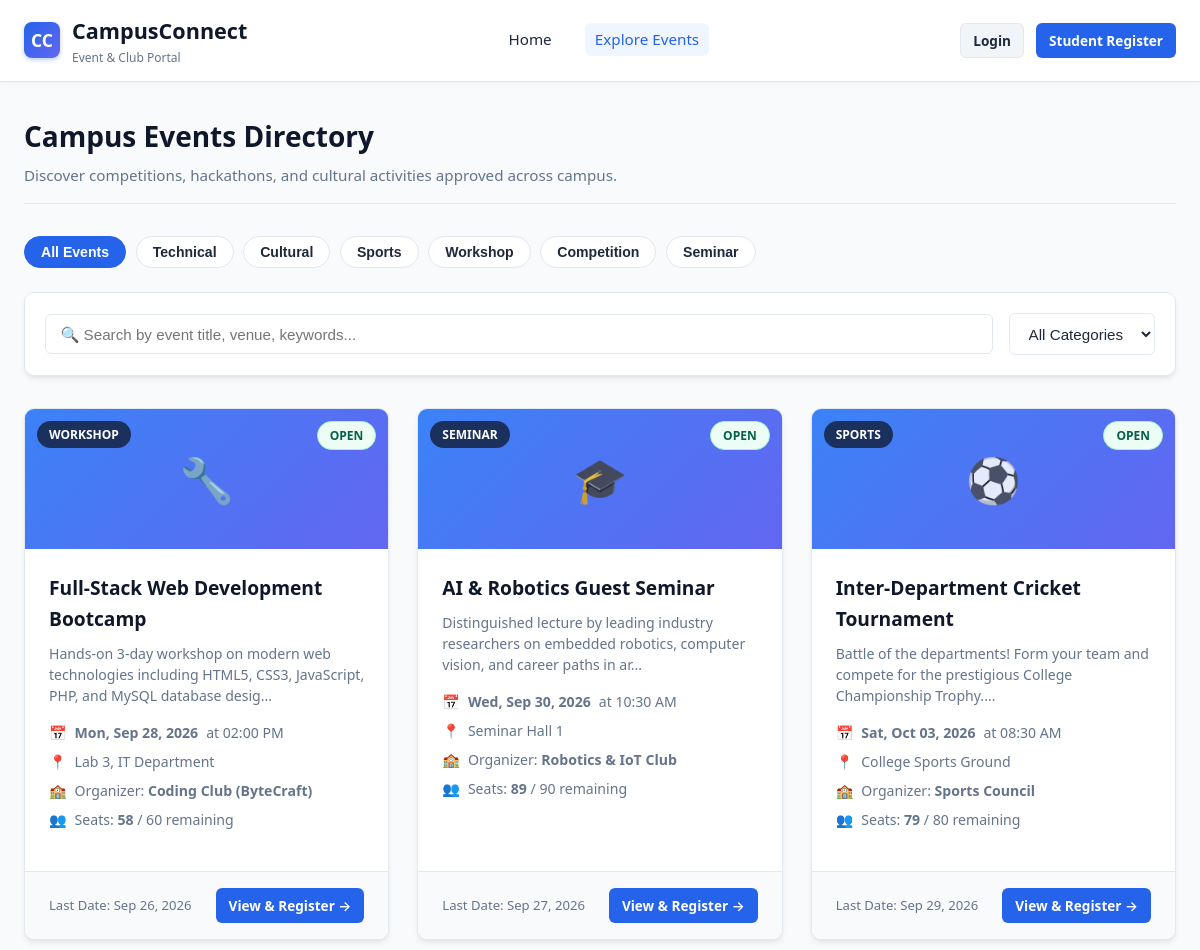
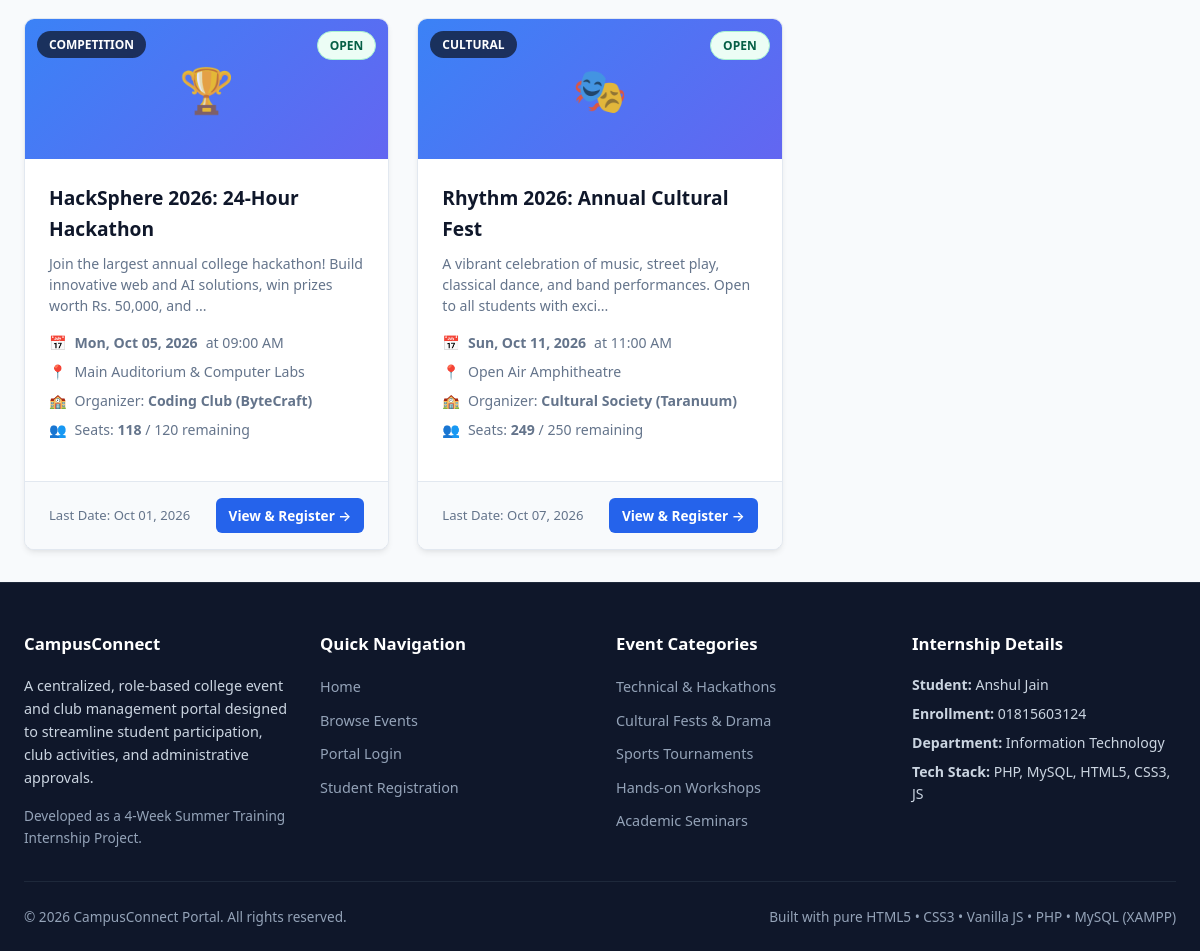
Screenshot of /events.php with the database file from the repository (2 pictures, top to bottom).
### tables this page shows
CREATE TABLE `events` (
  `id` INT AUTO_INCREMENT PRIMARY KEY,
  `club_id` INT NOT NULL,
  `title` VARCHAR(150) NOT NULL,
  `description` TEXT NOT NULL,
  `category` ENUM('Technical', 'Cultural', 'Sports', 'Workshop', 'Competition', 'Seminar') NOT NULL DEFAULT 'Technical',
  `event_date` DATE NOT NULL,
  `event_time` TIME NOT NULL,
  `venue` VARCHAR(150) NOT NULL,
  `max_participants` INT NOT NULL DEFAULT 100,
  `registration_deadline` DATE NOT NULL,
  `banner_image` VARCHAR(255) DEFAULT NULL,
  `status` ENUM('pending', 'approved', 'rejected', 'completed') DEFAULT 'pending',
  `created_at` TIMESTAMP DEFAULT CURRENT_TIMESTAMP,
  FOREIGN KEY (`club_id`) REFERENCES `clubs`(`id`) ON DELETE CASCADE
);

CREATE TABLE `clubs` (
  `id` INT AUTO_INCREMENT PRIMARY KEY,
  `club_name` VARCHAR(100) NOT NULL,
  `description` TEXT,
  `category` VARCHAR(50) DEFAULT 'Technical',
  `organizer_id` INT NOT NULL,
  `created_at` TIMESTAMP DEFAULT CURRENT_TIMESTAMP,
  FOREIGN KEY (`organizer_id`) REFERENCES `users`(`id`) ON DELETE CASCADE
);

### includes/auth.php (called while the page is built, shortened)
<?php
function e($string) {
    return htmlspecialchars($string ?? '', ENT_QUOTES, 'UTF-8');
}
?>

### events.php (the view, shortened to what this page needs)
<?php
require_once __DIR__ . '/includes/db.php';
require_once __DIR__ . '/includes/auth.php';
$selectedCategory = $_GET['category'] ?? 'all';
$searchQuery = trim($_GET['q'] ?? '');
$sql = "
    SELECT e.*, c.club_name
    FROM events e
    JOIN clubs c ON e.club_id = c.id
    WHERE e.status = 'approved'
";
$params = [];
$sql .= " ORDER BY e.event_date ASC";
$stmt = $pdo->prepare($sql);
$stmt->execute($params);
$eventsList = $stmt->fetchAll();
$categories = ['Technical', 'Cultural', 'Sports', 'Workshop', 'Competition', 'Seminar'];
require_once __DIR__ . '/includes/header.php';
?>
<div class="container">
    <div class="page-header">
        <div>
            <h1 class="page-title">Campus Events Directory</h1>
            <p class="page-subtitle">Discover competitions, hackathons, and cultural activities approved across campus.</p>
        </div>
    </div>
    <div class="category-pills">
        <button class="category-pill <?= $selectedCategory === 'all' ? 'active' : '' ?>" data-category="all">All Events</button>
        <?php foreach ($categories as $cat): ?>
            <button class="category-pill <?= $selectedCategory === $cat ? 'active' : '' ?>" data-category="<?= $cat ?>"><?= $cat ?></button>
        <?php endforeach; ?>
    </div>
    <div class="filter-bar">
        <div class="search-input-group">
            <input type="text" id="eventSearchInput" class="form-control" placeholder="&#128269; Search by event title, venue, keywords..." value="<?= e($searchQuery) ?>">
        </div>
        <div class="filter-group">
            <select id="categoryFilterSelect" class="form-control" style="width: auto;">
                <option value="all" <?= $selectedCategory === 'all' ? 'selected' : '' ?>>All Categories</option>
            </select>
        </div>
    </div>
    <?php if (!empty($eventsList)): ?>
        <div class="card-grid" id="eventsGridContainer">
            <?php foreach ($eventsList as $ev): ?>
                <?php
                $stmtCount = $pdo->prepare("SELECT COUNT(*) FROM registrations WHERE event_id = ? AND status = 'confirmed'");
                $stmtCount->execute([$ev['id']]);
                $regCount = $stmtCount->fetchColumn();
                $seatsRemaining = max(0, $ev['max_participants'] - $regCount);
                $isPastDeadline = strtotime($ev['registration_deadline']) < strtotime(date('Y-m-d'));
                $isFull = $seatsRemaining <= 0;
                $catIcons = [
                    'Technical'   => '&#128187;',
                    'Cultural'    => '&#127917;',
                    'Sports'      => '&#9917;',
                    'Workshop'    => '&#128295;',
                    'Competition' => '&#127942;',
                    'Seminar'     => '&#127891;'
                ];
                $icon = $catIcons[$ev['category']] ?? '&#128197;';
                ?>
                <div class="card event-card-item"
                     data-title="<?= strtolower(e($ev['title'])) ?>"
                     data-category="<?= strtolower(e($ev['category'])) ?>"
                     data-venue="<?= strtolower(e($ev['venue'])) ?>"
                     data-desc="<?= strtolower(e($ev['description'])) ?>">
                    <div class="event-card-banner">
                        <span class="event-category-tag"><?= e($ev['category']) ?></span>
                        <?php if ($isPastDeadline): ?>
                            <span class="event-status-tag status-rejected">Closed</span>
                        <?php elseif ($isFull): ?>
                            <span class="event-status-tag status-warning">Full</span>
                        <?php else: ?>
                            <span class="event-status-tag status-approved">Open</span>
                        <?php endif; ?>
                        <span style="font-size: 2.75rem; opacity: 0.85;"><?= $icon ?></span>
                    </div>
                    <div class="card-body">
                        <h3 class="event-card-title"><?= e($ev['title']) ?></h3>
                        <p style="color: var(--text-muted); font-size: 0.88rem; margin-bottom: 1rem; line-height: 1.5;">
                            <?= e(substr($ev['description'], 0, 115)) ?>...
                        </p>
                        <div class="event-meta">
                            <div class="event-meta-item">
                                <span>&#128197;</span>
                                <strong><?= date('D, M d, Y', strtotime($ev['event_date'])) ?></strong> at <?= date('h:i A', strtotime($ev['event_time'])) ?>
                            </div>
                            <div class="event-meta-item">
                                <span>&#128205;</span>
                                <span><?= e($ev['venue']) ?></span>
                            </div>
                            <div class="event-meta-item">
                                <span>&#127979;</span>
                                <span>Organizer: <strong><?= e($ev['club_name']) ?></strong></span>
                            </div>
                            <div class="event-meta-item">
                                <span>&#128101;</span>
                                <span>Seats: <strong><?= $seatsRemaining ?></strong> / <?= $ev['max_participants'] ?> remaining</span>
                            </div>
                        </div>
                    </div>
                    <div class="card-footer" style="display: flex; justify-content: space-between; align-items: center;">
                        <span style="font-size: 0.82rem; color: var(--text-muted);">
                            Last Date: <?= date('M d, Y', strtotime($ev['registration_deadline'])) ?>
                        </span>
                        <a href="event_details.php?id=<?= $ev['id'] ?>" class="btn btn-primary btn-sm">View &amp; Register &rarr;</a>
                    </div>
                </div>
            <?php endforeach; ?>
        </div>
    <?php endif; ?>
</div>
<?php require_once __DIR__ . '/includes/footer.php'; ?>

### css/style.css (style rules this page uses)
:root { --primary: #2563eb; --primary-dark: #1d4ed8; --primary-light: #eff6ff; --secondary: #0f172a; --accent: #6366f1; --success: #10b981; --success-bg: #ecfdf5; --warning: #f59e0b; --warning-bg: #fffbeb; --danger: #ef4444; --danger-bg: #fef2f2; --info: #06b6d4; --bg-main: #f8fafc; --bg-card: #ffffff; --border: #e2e8f0; --text-main: #1e293b; --text-muted: #64748b; --text-light: #94a3b8; --radius: 10px; --radius-sm: 6px; --shadow: 0 4px 6px -1px rgba(0, 0, 0, 0.07), 0 2px 4px -2px rgba(0, 0, 0, 0.05); --shadow-lg: 0 10px 15px -3px rgba(0, 0, 0, 0.08), 0 4px 6px -4px rgba(0, 0, 0, 0.04); --transition: all 0.2s ease-in-out; }
* { margin: 0; padding: 0; box-sizing: border-box; }
body { font-family: 'Segoe UI', system-ui, -apple-system, BlinkMacSystemFont, Roboto, sans-serif; background-color: var(--bg-main); color: var(--text-main); line-height: 1.6; min-height: 100vh; display: flex; flex-direction: column; }
a { color: var(--primary); text-decoration: none; transition: var(--transition); }
.btn { display: inline-flex; align-items: center; justify-content: center; gap: 0.4rem; padding: 0.55rem 1.15rem; font-size: 0.95rem; font-weight: 600; border-radius: var(--radius-sm); border: 1px solid transparent; cursor: pointer; transition: var(--transition); text-decoration: none; }
.btn-primary { background-color: var(--primary); color: #ffffff !important; }
.btn-sm { padding: 0.35rem 0.75rem; font-size: 0.85rem; }
.container { max-width: 1200px; margin: 0 auto; padding: 2rem 1.5rem; flex: 1; width: 100%; }
.page-header { margin-bottom: 2rem; display: flex; justify-content: space-between; align-items: flex-end; flex-wrap: wrap; gap: 1rem; border-bottom: 1px solid var(--border); padding-bottom: 1rem; }
.page-title { font-size: 1.75rem; font-weight: 700; color: var(--secondary); }
.page-subtitle { font-size: 0.95rem; color: var(--text-muted); margin-top: 0.25rem; }
.card-grid { display: grid; grid-template-columns: repeat(auto-fill, minmax(320px, 1fr)); gap: 1.75rem; margin-top: 1.5rem; }
.card { background: var(--bg-card); border: 1px solid var(--border); border-radius: var(--radius); box-shadow: var(--shadow); overflow: hidden; display: flex; flex-direction: column; transition: var(--transition); }
.card-body { padding: 1.5rem; flex: 1; }
.card-footer { padding: 1rem 1.5rem; background: #f8fafc; border-top: 1px solid var(--border); }
.event-card-banner { height: 140px; background: linear-gradient(135deg, #3b82f6, #6366f1); display: flex; align-items: center; justify-content: center; color: #ffffff; position: relative; font-size: 2.5rem; }
.event-category-tag { position: absolute; top: 12px; left: 12px; background: rgba(15, 23, 42, 0.75); backdrop-filter: blur(4px); color: #ffffff; padding: 0.25rem 0.75rem; border-radius: 20px; font-size: 0.75rem; font-weight: 600; text-transform: uppercase; }
.event-status-tag { position: absolute; top: 12px; right: 12px; padding: 0.25rem 0.75rem; border-radius: 20px; font-size: 0.75rem; font-weight: 600; text-transform: uppercase; }
.status-approved { background-color: var(--success-bg); color: #065f46; border: 1px solid #a7f3d0; }
.event-card-title { font-size: 1.2rem; font-weight: 700; margin-bottom: 0.5rem; color: var(--secondary); }
.event-meta { display: flex; flex-direction: column; gap: 0.4rem; margin: 1rem 0; font-size: 0.88rem; color: var(--text-muted); }
.event-meta-item { display: flex; align-items: center; gap: 0.5rem; }
.form-control { width: 100%; padding: 0.65rem 0.9rem; font-size: 0.95rem; border: 1px solid var(--border); border-radius: var(--radius-sm); background-color: #ffffff; color: var(--text-main); transition: var(--transition); outline: none; }
.filter-bar { background: #ffffff; border: 1px solid var(--border); border-radius: var(--radius); padding: 1.25rem; margin-bottom: 2rem; display: flex; flex-wrap: wrap; gap: 1rem; align-items: center; justify-content: space-between; box-shadow: var(--shadow); }
.search-input-group { flex: 1; min-width: 250px; position: relative; }
.filter-group { display: flex; gap: 0.75rem; flex-wrap: wrap; }
.category-pills { display: flex; flex-wrap: wrap; gap: 0.6rem; margin: 1.5rem 0; }
.category-pill { padding: 0.45rem 1rem; border-radius: 20px; background: #ffffff; border: 1px solid var(--border); font-size: 0.88rem; font-weight: 600; color: var(--text-main); cursor: pointer; transition: var(--transition); }
.category-pill:hover, .category-pill.active { background: var(--primary); color: #ffffff; border-color: var(--primary); }

### rows the page displays
events: category "WORKSHOP", shows "OPEN", category "🔧", title "Full-Stack Web Development Bootcamp", description "Hands-on 3-day workshop on modern web technologies including HTML5, CSS3, JavaScript, PHP, and MySQL database desig", event_date "Mon, Sep 28, 2026", event_time "02:00 PM", venue "Lab 3, IT Department", club.club_name "Coding Club (ByteCraft)", seatsRemaining "58", max_participants "60", registration_deadline "Sep 26, 2026"
events: category "SEMINAR", shows "OPEN", category "🎓", title "AI & Robotics Guest Seminar", description "Distinguished lecture by leading industry researchers on embedded robotics, computer vision, and career paths in ar", event_date "Wed, Sep 30, 2026", event_time "10:30 AM", venue "Seminar Hall 1", club.club_name "Robotics & IoT Club", seatsRemaining "89", max_participants "90", registration_deadline "Sep 27, 2026"
events: category "SPORTS", shows "OPEN", category "⚽", title "Inter-Department Cricket Tournament", description "Battle of the departments! Form your team and compete for the prestigious College Championship Trophy.", event_date "Sat, Oct 03, 2026", event_time "08:30 AM", venue "College Sports Ground", club.club_name "Sports Council", seatsRemaining "79", max_participants "80", registration_deadline "Sep 29, 2026"
events: category "COMPETITION", shows "OPEN", category "🏆", title "HackSphere 2026: 24-Hour Hackathon", description "Join the largest annual college hackathon! Build innovative web and AI solutions, win prizes worth Rs. 50,000, and", event_date "Mon, Oct 05, 2026", event_time "09:00 AM", venue "Main Auditorium & Computer Labs", club.club_name "Coding Club (ByteCraft)", seatsRemaining "118", max_participants "120", registration_deadline "Oct 01, 2026"
events: category "CULTURAL", shows "OPEN", category "🎭", title "Rhythm 2026: Annual Cultural Fest", description "A vibrant celebration of music, street play, classical dance, and band performances. Open to all students with exci", event_date "Sun, Oct 11, 2026", event_time "11:00 AM", venue "Open Air Amphitheatre", club.club_name "Cultural Society (Taranuum)", seatsRemaining "249", max_participants "250", registration_deadline "Oct 07, 2026"

### other values shown
$cat "Technical"
$cat "Cultural"
$cat "Sports"
$cat "Workshop"
$cat "Competition"
$cat "Seminar"
